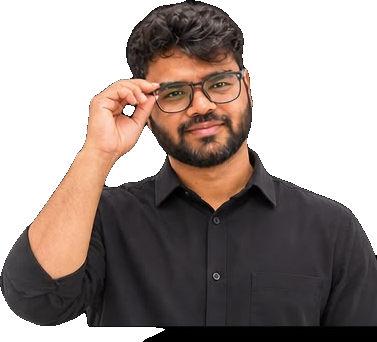
#> input picture characters/kiran-photo/adjust_glasses.png, 377 x 342 px, given in place of 01_front.png, which was not available
$ python make-sheet.py kiran-photo
#> lines starting #> are read from the running program, lines starting #| are printed output that depends on the picture
# Builds a labelled character reference sheet from the rendered views.
import sys
from PIL import Image, ImageDraw, ImageFont
d = sys.argv[1]
def font(sz):
    for f in ["/usr/share/fonts/truetype/dejavu/DejaVuSans-Bold.ttf", "/usr/share/fonts/truetype/liberation/LiberationSans-Bold.ttf"]:
        try: return ImageFont.truetype(f, sz)
        except OSError: pass
    return ImageFont.load_default()
rows = [
  [("01_front","FRONT"),("02_front_3q_left","FRONT 3/4 L"),("03_side_left","SIDE L"),("04_back_3q_left","BACK 3/4 L"),("05_back","BACK")],
  [("06_back_3q_right","BACK 3/4 R"),("07_side_right","SIDE R"),("08_front_3q_right","FRONT 3/4 R"),("09_top","TOP"),("10_low_angle","LOW ANGLE")],
  [("11_face_front","FACE FRONT"),("12_face_3q","FACE 3/4"),("13_face_side","FACE SIDE"),("14_face_back","FACE BACK"),("00_hero_reel_closeup","REEL CLOSE-UP")],
]
cw, ch, pad, top = 420, 630, 16, 110
W = pad + 5 * (cw + pad); H = top + 3 * (ch + 50 + pad)
sheet = Image.new("RGB", (W, H), (24, 22, 32)); dr = ImageDraw.Draw(sheet)
#> after `sheet = Image.new('RGB', (W, H), (24, 22, 32))`:
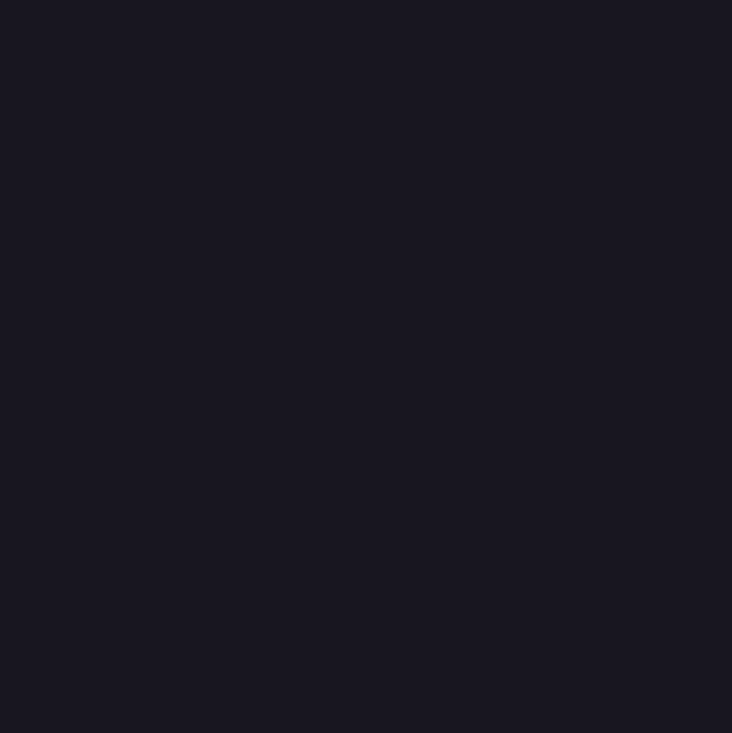
#> sheet: PIL image 2196x2198 RGB (shown at 1/3 size); mean R, G, B 24, 22, 32
dr.text((pad, 24), "HOST (MALE) - CHARACTER REFERENCE", font=font(44), fill=(255, 255, 255))
dr.text((pad, 76), "soft low-poly chibi | round glasses | blue puffy jacket over black tee | head = 45% of height", font=font(22), fill=(190, 185, 210))
for r, row in enumerate(rows):
    for c, (name, label) in enumerate(row):
        im = Image.open(f"{d}/{name}.png").convert("RGB")
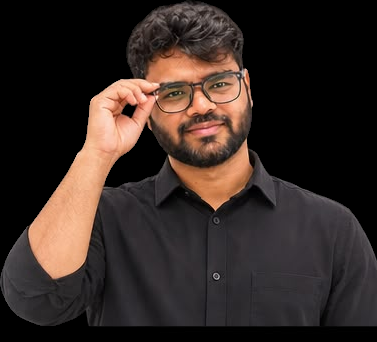
#> im: PIL image 377x342 RGB; mean R, G, B 52.8, 41.1, 36.7
        im = im.resize((cw, int(im.height * cw / im.width)))
#> im: PIL image 420x381 RGB
        if im.height > ch:  # center-crop tall images
            o = (im.height - ch) // 2; im = im.crop((0, o, cw, o + ch))
        x = pad + c * (cw + pad); y = top + r * (ch + 50 + pad)
        sheet.paste(im, (x, y))
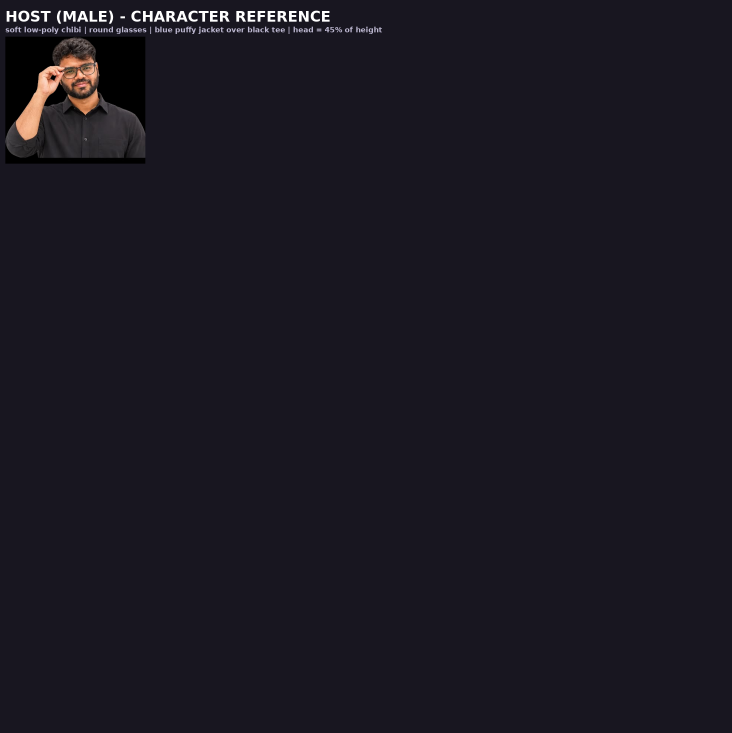
#> sheet: PIL image 2196x2198 RGB (shown at 1/3 size); mean R, G, B 25.9, 23.6, 33.1
        dr.text((x + 4, y + ch + 10), label, font=font(26), fill=(255, 210, 31))
#> (the run stopped early here; a loop or call above may not have finished)

$ run again, on characters/kiran-photo/explaining.png
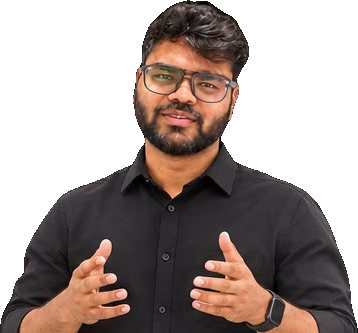
#> input picture characters/kiran-photo/explaining.png, 358 x 333 px, given in place of 01_front.png, which was not available
#> `im = Image.open(f"{d}/{name}.png").convert("RGB")`:
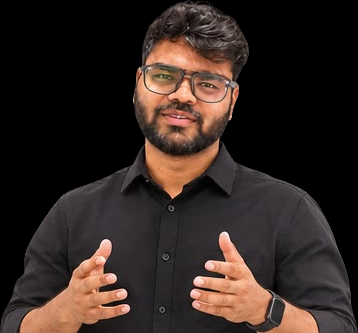
#> im: PIL image 358x333 RGB; mean R, G, B 50.5, 38.2, 34
#> `sheet.paste(im, (x, y))`:
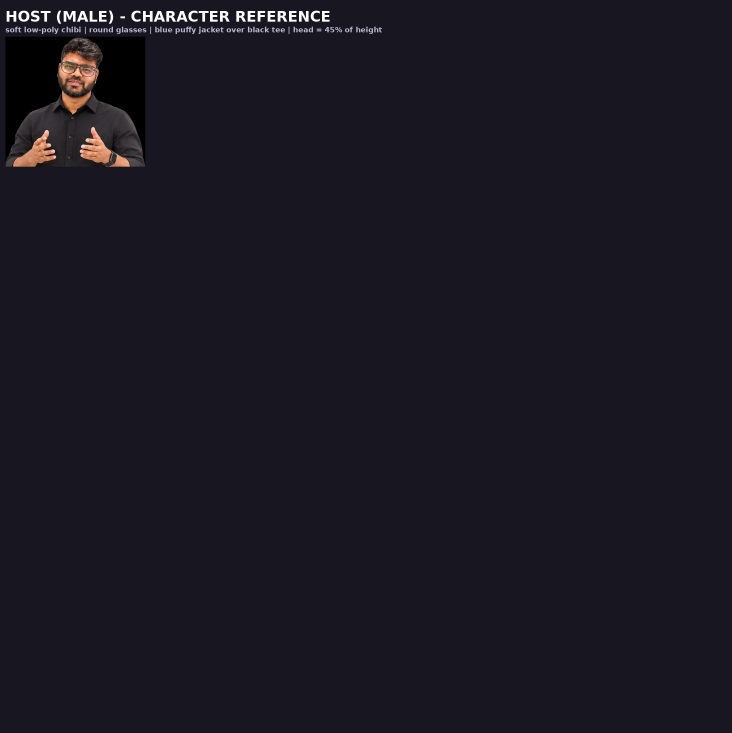
#> sheet: PIL image 2196x2198 RGB (shown at 1/3 size); mean R, G, B 25.8, 23.5, 33

$ run again, on characters/kiran-photo/fist_pump.png
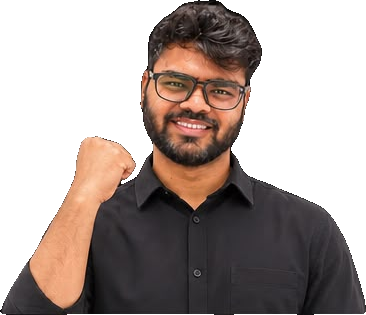
#> input picture characters/kiran-photo/fist_pump.png, 366 x 315 px, given in place of 01_front.png, which was not available
#> `im = Image.open(f"{d}/{name}.png").convert("RGB")`:
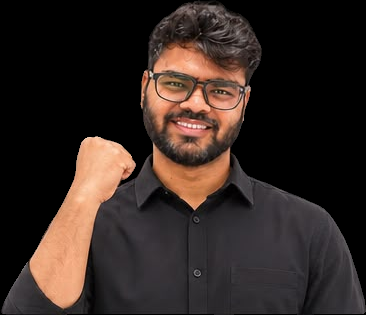
#> im: PIL image 366x315 RGB; mean R, G, B 50.9, 39.1, 34.5
#> `sheet.paste(im, (x, y))`:
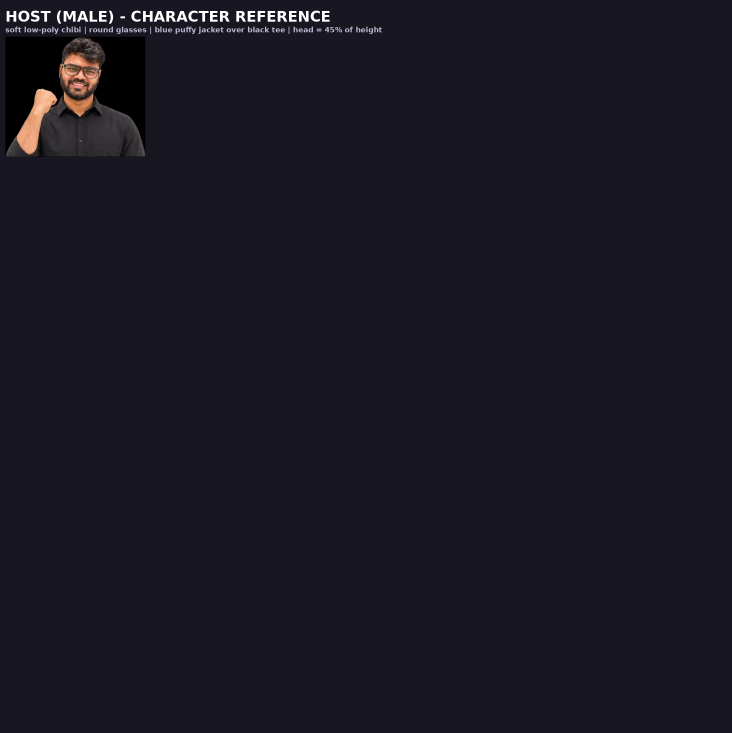
#> sheet: PIL image 2196x2198 RGB (shown at 1/3 size); mean R, G, B 25.8, 23.5, 33

$ run again, on characters/kiran-photo/laptop.png
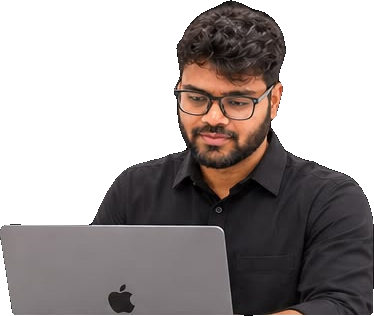
#> input picture characters/kiran-photo/laptop.png, 374 x 316 px, given in place of 01_front.png, which was not available
#> `im = Image.open(f"{d}/{name}.png").convert("RGB")`:
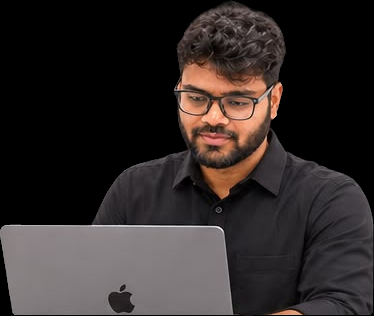
#> im: PIL image 374x316 RGB; mean R, G, B 48.5, 42, 41
#> `sheet.paste(im, (x, y))`:
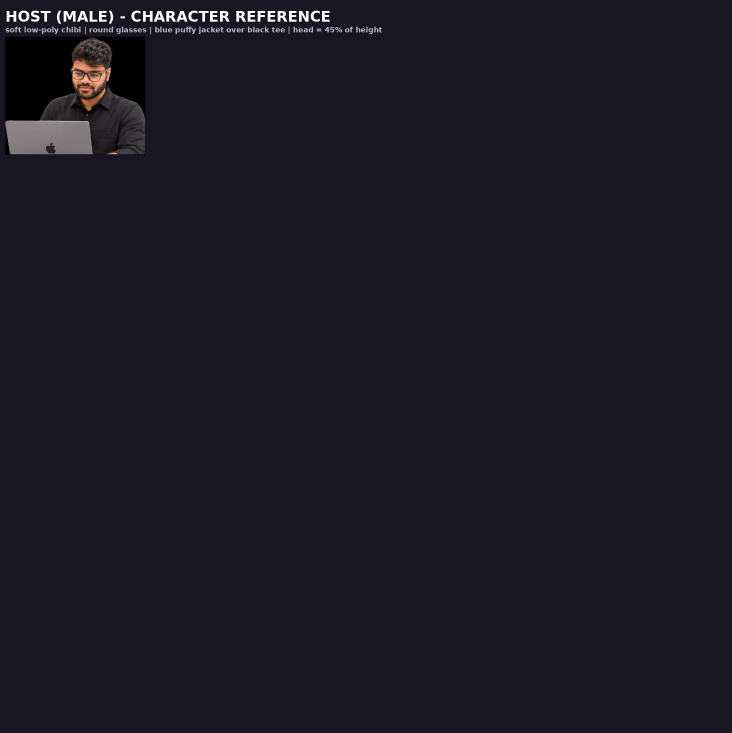
#> sheet: PIL image 2196x2198 RGB (shown at 1/3 size); mean R, G, B 25.7, 23.5, 33.2
